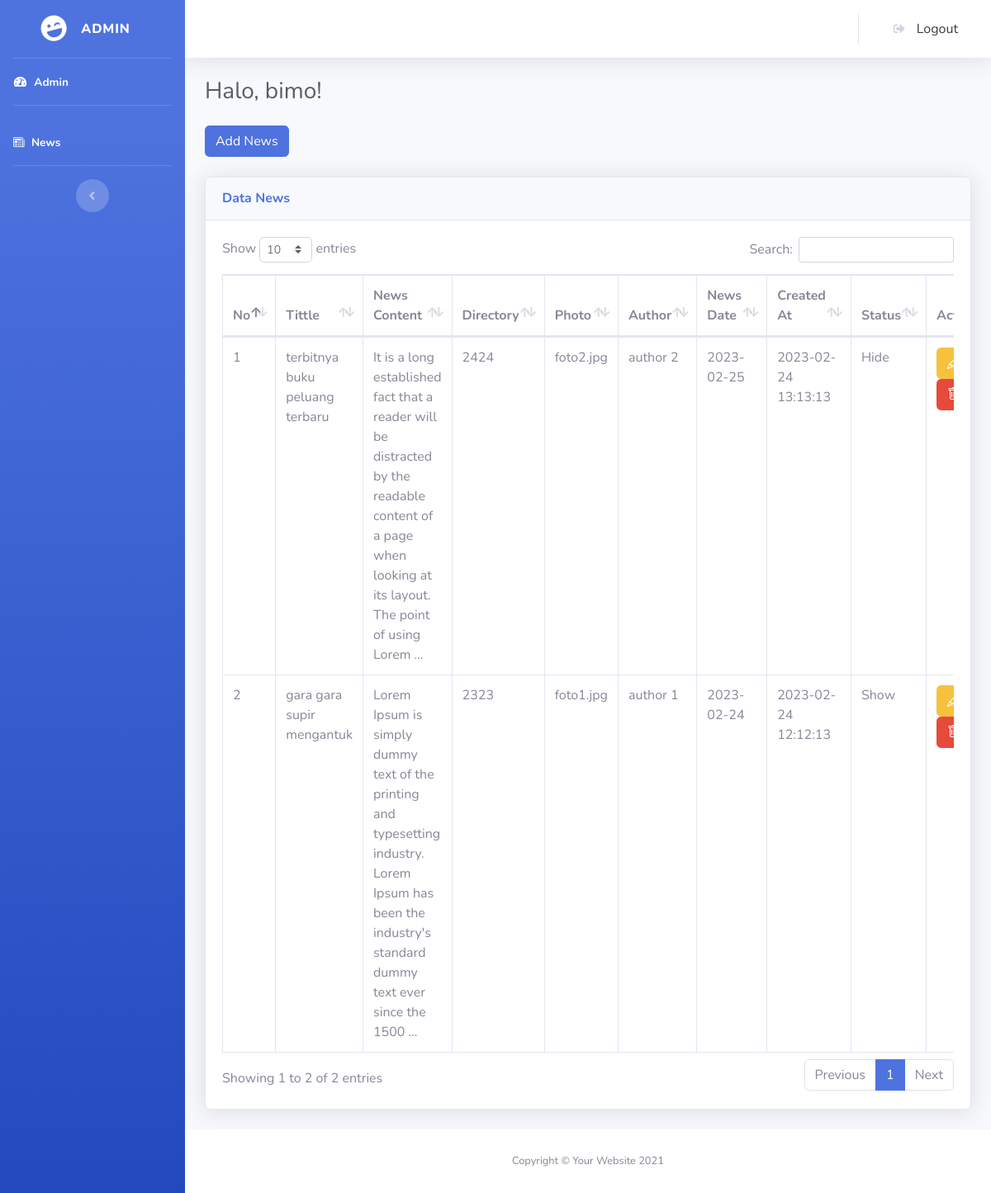
Page /admin/view-news.php (signed in) on the committed database.
### tables this page shows
CREATE TABLE `news` (
  `newsId` int(11) NOT NULL,
  `newsTittle` varchar(200) NOT NULL,
  `newsContent` text NOT NULL,
  `newsDirectory` varchar(10) NOT NULL,
  `newsPhoto` varchar(200) NOT NULL,
  `newsAuthor` varchar(100) NOT NULL,
  `newsCreatedAt` datetime NOT NULL,
  `newsDate` date NOT NULL,
  `newsStatus` varchar(10) NOT NULL
);

### admin/view-news.php (the view, shortened to what this page needs)
<?php
include 'com/com-connect.php';
?>
<!DOCTYPE html>
<html lang="en">
<head>
    <?php include 'com/com-css.php'; ?>
</head>
<body id="page-top">
    <div id="wrapper">
        <?php include 'com/com-sidebar.php' ?>
        <div id="content-wrapper" class="d-flex flex-column">
            <div id="content">
                <?php include 'com/com-header.php' ?>
                <div class="container-fluid">
                    <div class="d-sm-flex align-items-center justify-content-between mb-4">
                        <h1 class="h3 mb-0 text-gray-800">
                            <?php
                            print "Halo, " . $_SESSION['adminName'] . "!";
                            ?>
                        </h1>
                    </div>
                    <div class="mx-auto w-auto mb-4">
                        <button type="button" class="btn btn-primary" data-toggle="modal" data-target="#modalAddNews" data-whatever="@mdo">Add News</button>
                    </div>
                    <div class="card shadow mb-4">
                        <div class="card-header py-3">
                            <h6 class="m-0 font-weight-bold text-primary">Data News</h6>
                        </div>
                        <div class="card-body">
                            <div class="table-responsive">
                                <table class="table table-bordered" id="dataTable" width="100%" cellspacing="0">
                                    <thead>
                                        <tr>
                                            <th>No</th>
                                            <th>Tittle</th>
                                            <th style="width: 20%">News Content</th>
                                            <th>Directory</th>
                                            <th>Photo</th>
                                            <th>Author</th>
                                            <th>News Date</th>
                                            <th>Created At</th>
                                            <th>Status</th>
                                            <th>Action</th>
                                        </tr>
                                    </thead>
                                    <tbody>
                                        <?php
                                        $no = 1;
                                        $data = mysqli_query($conn, "select * from news order by newsId desc");
                                        while ($dataNews = mysqli_fetch_array($data)) {
                                        ?>
                                            <tr>
                                                <td><?php print $no++; ?></td>
                                                <td><?php print $dataNews['newsTittle']; ?></td>
                                                <td><?php print substr($dataNews['newsContent'], 0, 150); ?> ...</td>
                                                <td><?php print $dataNews['newsDirectory']; ?></td>
                                                <td><?php print $dataNews['newsPhoto']; ?></td>
                                                <td><?php print $dataNews['newsAuthor']; ?></td>
                                                <td><?php print $dataNews['newsDate']; ?></td>
                                                <td><?php print $dataNews['newsCreatedAt']; ?></td>
                                                <td>
                                                    <?php if ($dataNews['newsStatus'] == 1) {
                                                        print 'Show';
                                                    } else {
                                                        print 'Hide';
                                                    }
                                                    ?>
                                                </td>
                                                <td>
                                                    <button class="btn btn-warning" data-toggle="modal" data-target="#modal-edit"><i class="bi bi-pencil"></i></button>
                                                    <button class="btn btn-danger" data-toggle="modal" data-target="#modal-delete<?php print $dataNews['newsId']; ?>" id="sa-params"><i class="bi bi-trash"></i></button>
                                                </td>
                                            </tr>
                                        <?php } ?>
                                    </tbody>
                                </table>
                            </div>
                        </div>
                    </div>
                </div>
            </div>
            <?php include 'com/com-footer.php' ?>
        </div>
    </div>
</body>
</html>

### admin/com/com-css.php (shortened to what this page needs)
<link href="../javascript/vendor/fontawesome-free/css/all.min.css" rel="stylesheet" type="text/css">
<link rel="stylesheet" href="https://cdn.jsdelivr.net/npm/bootstrap-icons@1.10.3/font/bootstrap-icons.css">
<link href="../style/css/sb-admin-2.min.css" rel="stylesheet">
<link href="../javascript/vendor/datatables/dataTables.bootstrap4.min.css" rel="stylesheet">

### admin/com/com-sidebar.php
<ul class="navbar-nav bg-gradient-primary sidebar sidebar-dark accordion" id="accordionSidebar">
    <a class="sidebar-brand d-flex align-items-center justify-content-center" href="index.html">
        <div class="sidebar-brand-icon rotate-n-15">
            <i class="fas fa-laugh-wink"></i>
        </div>
        <div class="sidebar-brand-text mx-3">Admin</div>
    </a>
    <hr class="sidebar-divider my-0">
    <li class="nav-item active">
        <a class="nav-link" href="view-admin.php">
            <i class="fas fa-fw fa-tachometer-alt"></i>
            <span>Admin</span></a>
    </li>
    <hr class="sidebar-divider">
    <li class="nav-item active">
        <a class="nav-link" href="view-news.php">
            <i class="bi bi-newspaper"></i>
            <span>News</span></a>
    </li>
    <hr class="sidebar-divider">
    <div class="text-center d-none d-md-inline">
        <button class="rounded-circle border-0" id="sidebarToggle"></button>
    </div>
</ul>

### admin/com/com-header.php (shortened to what this page needs)
<nav class="navbar navbar-expand navbar-light bg-white topbar mb-4 static-top shadow">
    <ul class="navbar-nav ml-auto">
        <div class="d-flex justify-content-center align-items-center">
            <a class="dropdown-item rounded-lg" type="submit" data-toggle="modal" data-target="#logoutModal">
                <i class="fas fa-sign-out-alt fa-sm fa-fw mr-2 text-gray-400"></i>
                Logout
            </a>
        </div>
    </ul>
</nav>

### admin/com/com-footer.php
<footer class="sticky-footer bg-white">
    <div class="container my-auto">
        <div class="copyright text-center my-auto">
            <span>Copyright &copy; Your Website 2021</span>
        </div>
    </div>
</footer>

### rows in the picture
news: newsTittle "terbitnya buku peluang terbaru", newsContent "It is a long established fact that a reader will be distracted by the readable content of a page when looking at its layout. The point of using Lorem", newsDirectory "2424", newsPhoto "foto2.jpg", newsAuthor "author 2", newsDate "2023-02-25", newsCreatedAt "2023-02-24 13:13:13", newsStatus "Hide"
news: newsTittle "gara gara supir mengantuk", newsContent "Lorem Ipsum is simply dummy text of the printing and typesetting industry. Lorem Ipsum has been the industry's standard dummy text ever since the 1500", newsDirectory "2323", newsPhoto "foto1.jpg", newsAuthor "author 1", newsDate "2023-02-24", newsCreatedAt "2023-02-24 12:12:13", newsStatus "Show"

### other values in the picture
$_SESSION['adminName'] "bimo"
